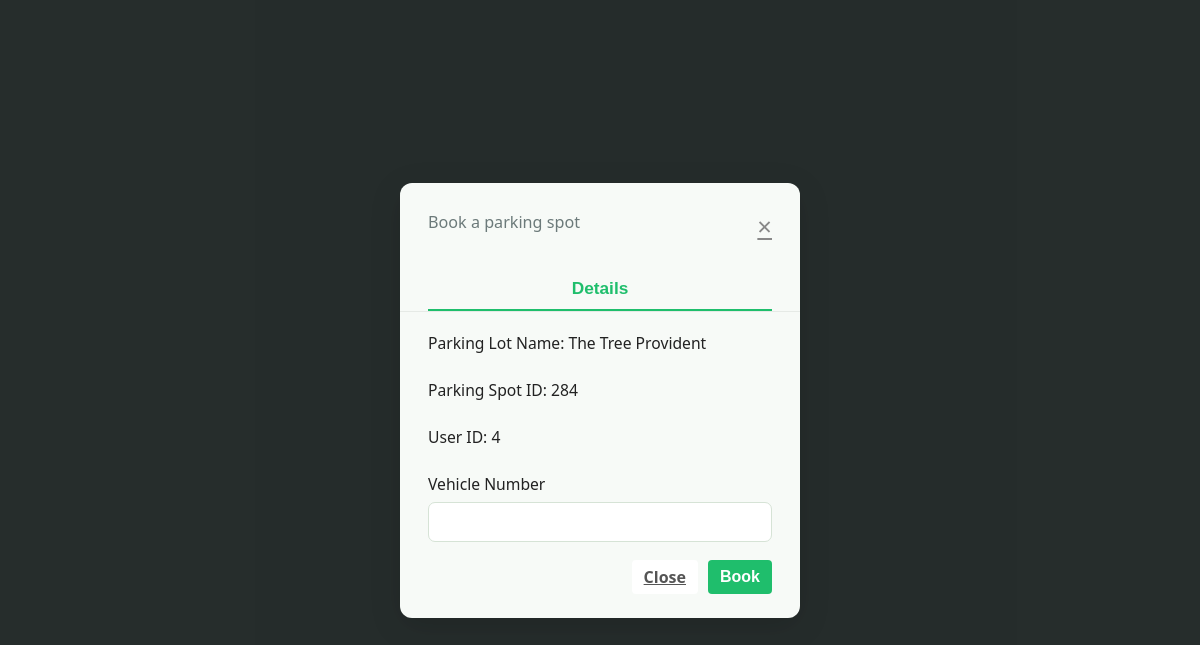
Before: /book_spot/4/18 (signed in) with the older database file.
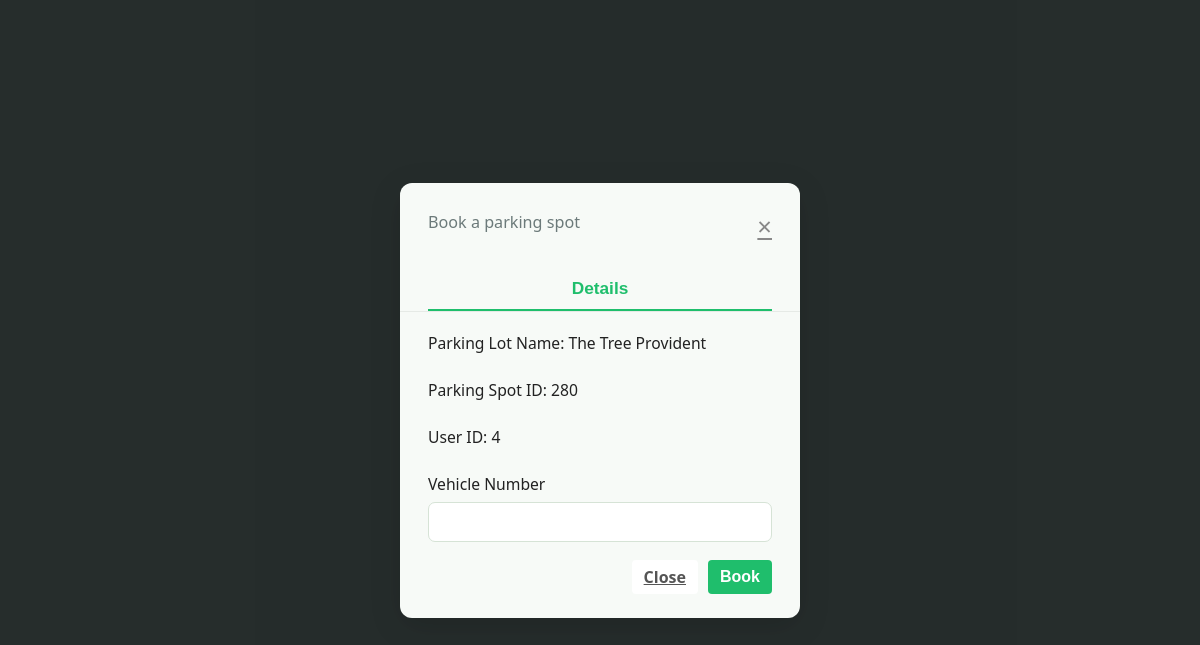
After: the same page with the newer database file.
### models/models.py (models this page shows)
class Parking_spot(db.Model):
    __tablename__ = 'parking_spot'
    id = db.Column(db.Integer, primary_key=True)
    lot_id = db.Column(db.Integer, db.ForeignKey('parking_lot.lot_id', ondelete="CASCADE"), nullable=False)
    spot_number = db.Column(db.Integer, nullable=False)
    is_available = db.Column(db.String, default="Yes",nullable=False)

### controllers/controllers.py (the view, shortened to what this page needs)
@main.route("/book_spot/<user_id>/<parking_lot_id>",methods=['GET','POST'])
@role_required('user')
@login_required
def book_spot(user_id,parking_lot_id):
    if request.method=="GET":
            check_availability= Parking_spot.query.filter_by(lot_id=parking_lot_id,is_available="Yes").count()
            if check_availability>0:
                parking_spot_id=Parking_spot.query.filter_by(lot_id=parking_lot_id,is_available="Yes").first().id
                parking_lot_price=Parking_lot.query.filter_by(lot_id=parking_lot_id).first().lot_price_per_hour
                parking_lot_name=Parking_lot.query.filter_by(lot_id=parking_lot_id).first().lot_name
                booking_spot_details={
                                            "user_id":user_id,
                                            "parking_lot_id":parking_lot_id,
                                            "parking_spot_id":parking_spot_id,
                                            "parking_lot_price":parking_lot_price,
                                            "parking_lot_name": parking_lot_name
                }
                return render_template("book_spot.html",booking_spot_details=booking_spot_details)
            else:
                 flash("No parking spots are available at the moment.", "warning")
                 return redirect(url_for('main.user_dashboard',id=user_id))

### app.py (called while the page is built)
def create_app():
    app = Flask(__name__, template_folder="templates")
    if os.getenv('ENV', 'development') != "production":
        print("Starting Local Development")
        app.config.from_object(LocalDevelopmentConfig)
    else:
        raise Exception("Currently no production config is setup")
    app.register_blueprint(main)
    db.init_app(app)
    login_manager = LoginManager()
    login_manager.login_view = "main.login"
    login_manager.init_app(app)
    @login_manager.user_loader
    def load_user(user_id):
        return User.query.get(int(user_id))
    return app

### controllers/controllers.py (called while the page is built)
def role_required(required_role):
    def decorator(f):
        @wraps(f)
        def decorated_function(*args, **kwargs):
            if not current_user.is_authenticated:
                flash('Please log in to access this page.', 'warning')
                return redirect(url_for('main.login'))
            if required_role == "admin" and current_user.is_admin != "Yes":
                flash('You do not have permission to access this page.', 'danger')
                return redirect(url_for('main.login'))
            return f(*args, **kwargs)
        return decorated_function
    return decorator

### templates/book_spot.html (shortened to what this page needs)
<!DOCTYPE html>
<html lang="en">
<head>
  <link rel="stylesheet" href="{{ url_for('static',filename='css/book_spot_style.css') }}">
</head>
<body>
  <div class="modal-bg">
    <div class="modal">
      <div class="modal-header">
        <div>
          <div class="modal-subtitle">Book a parking spot</div>
        </div> <a href="{{ url_for('main.user_dashboard',id=booking_spot_details.user_id) }}" class="modal-close" aria-label="Close">&times;</a>
      </div>
      <div class="modal-tabs">
        <button class="tab active">Details</button>
      </div>
      <div class="model-form">
      <form class="modal-form" action="{{ url_for('main.book_spot', parking_lot_id=booking_spot_details.parking_lot_id, user_id=booking_spot_details.user_id) }}" method="POST">
        <div class="form-group">
          <label for="lot_name">Parking Lot Name: {{ booking_spot_details.parking_lot_name }}</label>
        </div>
        <div class="form-group">
          <label for="lot_name">Parking Spot ID: {{ booking_spot_details.parking_spot_id }}</label>
        </div>
        <div class="form-group">
          <label for="user_id">User ID: {{ booking_spot_details.user_id }}</label>
        </div>
        <div class="form-group">
            <label for="vehicle_number"> Vehicle Number</label>
            <input type="text" pattern='[a-zA-Z0-9]*' id="vehicle_number" name="vehicle_number" title="Must be alphanumeric">
        </div>
        <div class="modal-actions">
          <a href="{{url_for('main.user_dashboard',id=booking_spot_details.user_id)}}" class='btn cancel'> Close </a>
          <button type="submit" class="btn primary" name="book">Book</button>
        </div>
      </form>
      </div>
    </div>
  </div>
</body>
</html>

Changed rows visible on the page:
no longer on this page (row unchanged): Parking_spot: parking_spot_id "284"
now on this page (row edited): Parking_spot: parking_spot_id "280"
